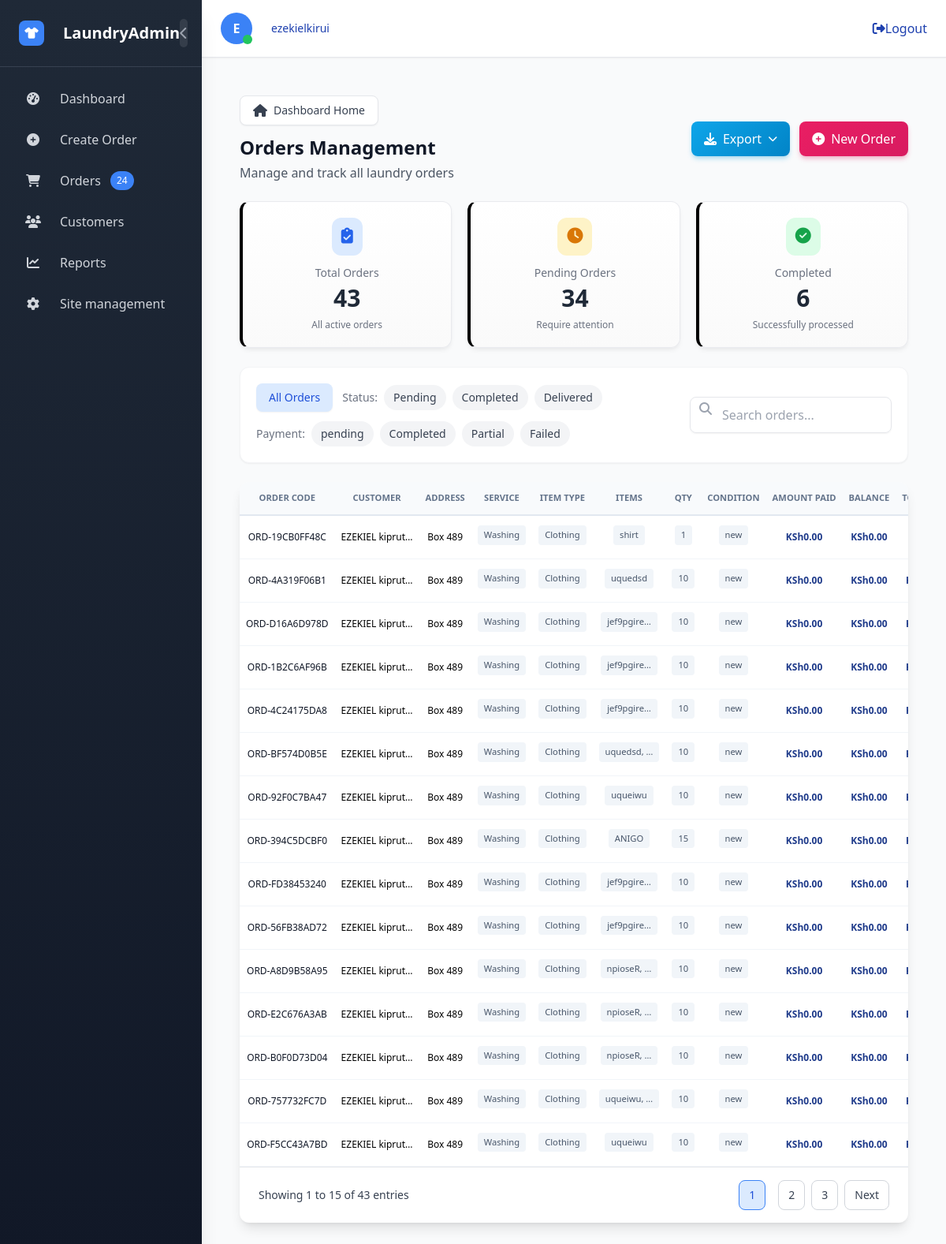
/Tables/ (signed in), run on an earlier commit of the app's database.
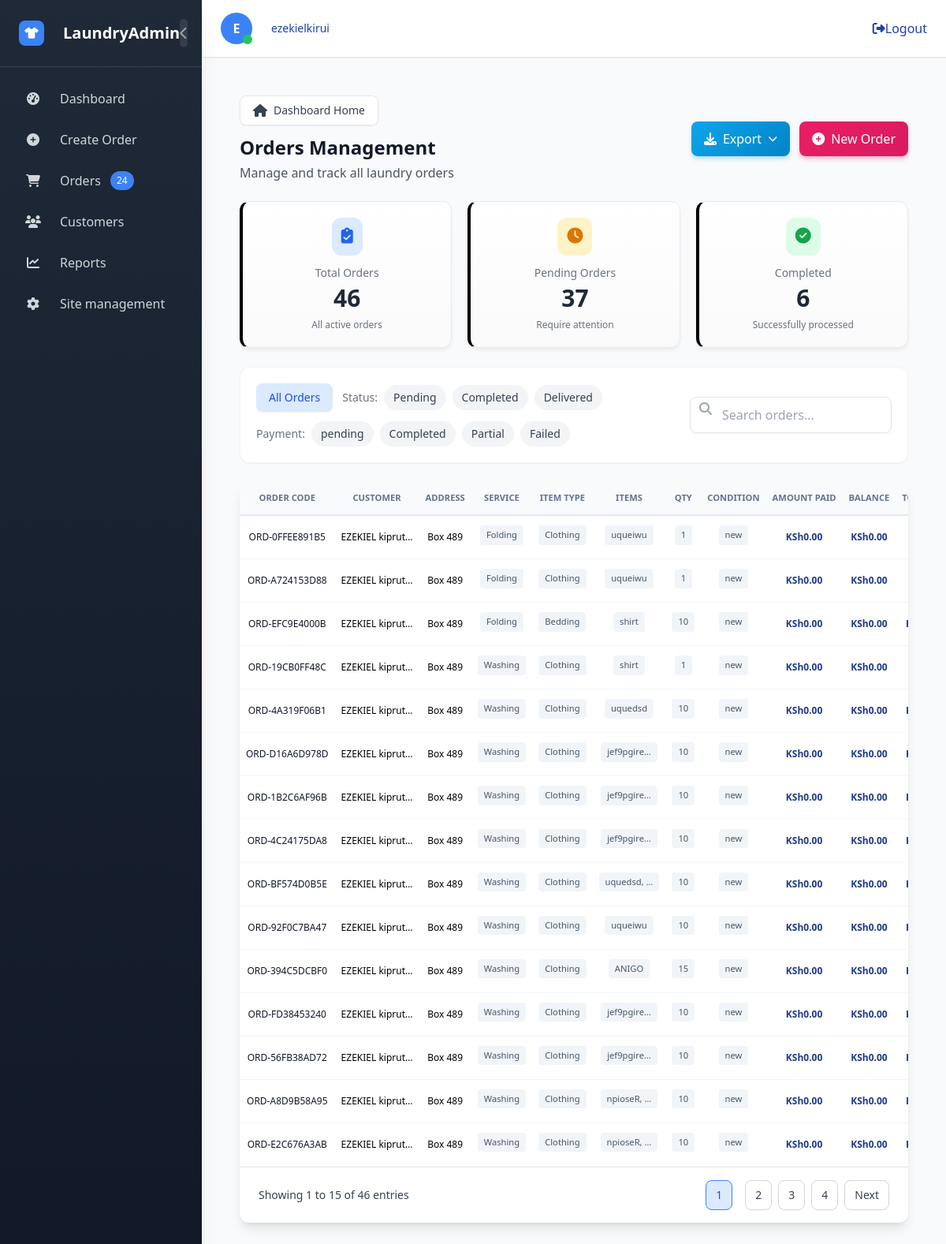
And on a later commit of the database.
### LaundryApp/models.py (models this page shows, shortened)
class Order(models.Model):
    customer = models.ForeignKey(
        Customer, on_delete=models.CASCADE, related_name='orders',
        help_text="The customer associated with this order."
    )
    uniquecode = models.CharField(max_length=20, unique=True, blank=True, null=False, editable=False)
    PAYMENT_TYPE_CHOICES = (
        ('cash', 'Cash'),
        ('mpesa', 'M-Pesa'),
        ('card', 'Credit/Debit Card'),
        ('bank_transfer', 'Bank Transfer'),
        ('other', 'Other'),
        ('pending_payment', 'Pending Payment'),
    )
    payment_type = models.CharField(max_length=50, choices=PAYMENT_TYPE_CHOICES, default='pending_payment', blank=True)
    PAYMENT_STATUS_CHOICES = (
        ('pending', 'pending'),
        ('completed', 'Completed'),
        ('partial', 'Partial'),
        ('failed', 'Failed'),
    )
    payment_status = models.CharField(max_length=50, choices=PAYMENT_STATUS_CHOICES, default='pending', blank=True)
    SHOP_CHOICE = (
        ('Shop A', 'Shop A'),
        ('Shop B', 'Shop B'),
    )
    shop = models.CharField(max_length=50, choices=SHOP_CHOICE, db_index=True)
    delivery_date = models.DateField(db_index=True)
    ORDER_STATUS_CHOICES = (
        ('pending', 'Pending'),
        ('Completed', 'Completed'),
         ('Delivered', 'Delivered'),
    )
    order_status = models.CharField(max_length=50, choices=ORDER_STATUS_CHOICES, default='pending', db_index=True)
    address = models.CharField(max_length=255, default='', blank=True)
    addressdetails = models.TextField(default='', blank=True)
    amount_paid = models.DecimalField(max_digits=12, decimal_places=2, default=0)
    total_price = models.DecimalField(max_digits=12, decimal_places=2, default=0, editable=False)
    balance = models.DecimalField(max_digits=12, decimal_places=2, default=0)
    created_at = models.DateTimeField(auto_now_add=True)
    previous_order_status = models.CharField(max_length=50, blank=True, null=True)
    class Meta:
        verbose_name = "Order"
        verbose_name_plural = "Orders"
        ordering = ['-created_at']

class Customer(models.Model):
    name = models.CharField(max_length=200)
    phone = PhoneNumberField(region="KE")
    created_by = models.ForeignKey(
        User,
        on_delete=models.SET_NULL,
        null=True,
        blank=True,
        related_name='created_customers'
    )

class OrderItem(models.Model):
    order = models.ForeignKey(
        Order, on_delete=models.CASCADE, related_name='items',
        help_text="The order this item belongs to."
    )
    SERVICE_TYPES = (
        ('Washing', 'Washing'),
        ('Folding', 'Folding'),
        ('Ironing', 'Ironing'),
        ('Dry cleaning', 'Dry cleaning'),
    )
    servicetype = models.CharField(max_length=50, choices=SERVICE_TYPES, default='Washing', db_index=True)
    ITEMS_CATEGORY = (
        ('Clothing', 'Clothing'),
        ('Bedding', 'Bedding'),
        ('Household items', 'Household items'),
        ('Footwares', 'Footwares'),
    )
    itemtype = models.CharField(max_length=50, choices=ITEMS_CATEGORY, default='Clothing')
    itemname = models.TextField()
    quantity = models.PositiveIntegerField(default=1)
    ITEM_CONDITION_CHOICES = (
        ('new', 'New'),
        ('Old', 'Old'),
        ('Torn', 'Torn'),
    )
    itemcondition = models.CharField(max_length=50, choices=ITEM_CONDITION_CHOICES, default='new', help_text="Condition of the item.")
    additional_info = models.TextField(blank=True, null=True)
    unit_price = models.DecimalField(max_digits=10, decimal_places=2)
    total_item_price = models.DecimalField(max_digits=12, decimal_places=2, default=0, editable=False)
    created_at = models.DateTimeField(auto_now_add=True)
    class Meta:
        verbose_name = "Order Item"
        verbose_name_plural = "Order Items"
        ordering = ['created_at']

### LaundryApp/views.py (the view, shortened to what this page needs)
# urls.py: path('Tables/', views.customordertable, name='customordertable'),
@login_required
def customordertable(request):
    orders = Order.objects.select_related('customer').prefetch_related(
        Prefetch('items', queryset=OrderItem.objects.only(
            'servicetype', 'itemname', 'quantity', 'itemtype',
            'itemcondition', 'total_item_price',
        ))
    ).only(
        'uniquecode', 'order_status', 'payment_status','payment_type',
        'shop', 'delivery_date', 'amount_paid', 'balance', 'total_price', 'created_at',
        'customer__name', 'customer__phone', 'address', 'addressdetails'
    ).exclude(order_status='delivered')  # Exclude delivered orders
    user_shops = get_user_shops(request)
    if user_shops is not None:  # Not superuser
        if user_shops:  # User has shop assignments
            orders = orders.filter(shop__in=user_shops)
        else:  # User has no shop assignments
            orders = orders.none()
    status_filter = request.GET.get('status', '')
    if status_filter:
        orders = orders.filter(order_status=status_filter)
    payment_filter = request.GET.get('payment', '')
    if payment_filter:
        orders = orders.filter(payment_status=payment_filter)
    search_query = request.GET.get('search', '')
    export_format = request.GET.get('export', '')
    orders = orders.order_by('-created_at')
    paginator = Paginator(orders, 15)  # Show 25 orders per page
    page_number = request.GET.get('page')
    try:
        page_obj = paginator.page(page_number)
    except PageNotAnInteger:
        page_obj = paginator.page(1)
    except EmptyPage:
        page_obj = paginator.page(paginator.num_pages)
    total_orders = orders.count()
    pending_orders = orders.filter(order_status='pending').count()
    completed_orders = orders.filter(order_status='Completed').count()
    order_status_choices = Order.ORDER_STATUS_CHOICES
    payment_status_choices = Order.PAYMENT_STATUS_CHOICES
    context = {
        'orders': page_obj,
        'total_orders': total_orders,
        'pending_orders': pending_orders,
        'completed_orders': completed_orders,
        'order_status_choices': order_status_choices,
        'payment_status_choices': payment_status_choices,
        'today': timezone.now().date(),
    }
    return render(request, 'Admin/orders_table.html', context)

### LaundryApp/views.py (called while the page is built, shortened)
def get_user_shops(request):
    if request.user.is_superuser:
        return None  # Superusers can access all shops

### LaundryApp/templates/Admin/orders_table.html (shortened to what the changed rows need)
{% extends '../home.html' %}
{% block content %}
<!DOCTYPE html>
<html lang="en">
<head>
    <script src="https://cdn.tailwindcss.com"></script>
    <link rel="stylesheet" href="https://cdnjs.cloudflare.com/ajax/libs/font-awesome/6.4.0/css/all.min.css">
</head>
<body class="min-h-screen bg-gray-50 font-inter">
    <div class="max-w-full mx-auto p-4 lg:p-6">
        <div class="flex flex-col sm:flex-row justify-between items-start sm:items-center mb-6 gap-4">
            <div>
                <h1 class="text-2xl font-bold text-gray-900">Orders Management</h1>
            </div>
        </div>
        <div class="grid grid-cols-1 md:grid-cols-3 gap-5 mb-6">
            <div class="stat-card p-5 border-l-blue-500">
                <div class="flex flex-col items-center text-center w-full">
                    <div class="p-3 bg-blue-100 rounded-xl mb-3">
                        <i class="fas fa-clipboard-check text-blue-600 text-xl"></i>
                    </div>
                    <p class="text-sm text-gray-500 font-medium">Total Orders</p>
                    <h3 class="text-3xl font-bold text-gray-800 mt-1">{{ total_orders }}</h3>
                    <p class="text-xs text-gray-500 mt-2">All active orders</p>
                </div>
            </div>
            <div class="stat-card p-5 border-l-amber-500">
                <div class="flex flex-col items-center text-center w-full">
                    <div class="p-3 bg-amber-100 rounded-xl mb-3">
                        <i class="fas fa-clock text-amber-600 text-xl"></i>
                    </div>
                    <p class="text-sm text-gray-500 font-medium">Pending Orders</p>
                    <h3 class="text-3xl font-bold text-gray-800 mt-1">{{ pending_orders }}</h3>
                    <p class="text-xs text-gray-500 mt-2">Require attention</p>
                </div>
            </div>
        </div>
        <div class="bg-white p-5 rounded-xl shadow-sm border border-gray-100 mb-6">
            <form method="get"
                class="flex flex-col md:flex-row justify-between w-full items-start md:items-center gap-4">
                <div class="flex flex-wrap gap-3">
                    <div class="flex flex-wrap items-center gap-2">
                        <span class="text-sm text-gray-500 font-medium">Status:</span>
                        {% for status_value, status_label in order_status_choices %}
                        <a href="?{% if request.GET.search %}search={{ request.GET.search }}&{% endif %}status={{ status_value }}{% if request.GET.payment %}&payment={{ request.GET.payment }}{% endif %}"
                            class="filter-pill px-3 py-1.5 {% if request.GET.status == status_value %}bg-{% if status_value == 'pending' %}yellow{% elif status_value == 'processing' %}blue{% elif status_value == 'Completed' %}green{% else %}gray{% endif %}-100 text-{% if status_value == 'pending' %}yellow{% elif status_value == 'processing' %}blue{% elif status_value == 'Completed' %}green{% else %}gray{% endif %}-700 shadow-sm{% else %}bg-gray-100 text-gray-700{% endif %} rounded-full text-sm font-medium">
                            {{ status_label }}
                        </a>
                        {% endfor %}
                    </div>
                    <div class="flex flex-wrap items-center gap-2">
                        <span class="text-sm text-gray-500 font-medium">Payment:</span>
                        {% for payment_value, payment_label in payment_status_choices %}
                        <a href="?{% if request.GET.search %}search={{ request.GET.search }}&{% endif %}payment={{ payment_value }}{% if request.GET.status %}&status={{ request.GET.status }}{% endif %}"
                            class="filter-pill px-3 py-1.5 {% if request.GET.payment == payment_value %}bg-{% if payment_value == 'pending' %}red{% elif payment_value == 'partial' %}yellow{% elif payment_value == 'completed' %}green{% else %}gray{% endif %}-100 text-{% if payment_value == 'pending' %}red{% elif payment_value == 'partial' %}yellow{% elif payment_value == 'completed' %}green{% else %}gray{% endif %}-700 shadow-sm{% else %}bg-gray-100 text-gray-700{% endif %} rounded-full text-sm font-medium">
                            {{ payment_label }}
                        </a>
                        {% endfor %}
                    </div>
                </div>
            </form>
        </div>
        <div class="bg-white rounded-xl overflow-hidden shadow-lg">
            <div class="overflow-x-auto">
                <table class="compact-table">
                    <thead>
                        <tr>
                            <th class="w-[100px]">Order Code</th>
                            <th class="w-[120px]">Customer</th>
                            <th class="w-[150px]">Address</th>
                            <th class="w-[100px]">Service</th>
                            <th class="w-[100px]">Item Type</th>
                            <th class="w-[120px]">Items</th>
                            <th class="w-[80px]">Qty</th>
                            <th class="w-[100px]">Condition</th>
                            <th class="w-[100px]">Amount Paid</th>
                            <th class="w-[100px]">Balance</th>
                            <th class="w-[100px]">Total Billed</th>
                        </tr>
                    </thead>
                    <tbody>
                        {% for order in orders %}
                        <tr class="hover:bg-gray-50 transition-colors duration-150">
                            <td>
                                <div class="font-medium text-gray-900 text-xs">{{ order.uniquecode }}</div>
                            </td>
                            <td>
                                <div class="text-xs">{{ order.customer.name|truncatechars:15 }}</div>
                            </td>
                            <td>
                                <div class="text-xs">{{ order.address|truncatewords:2 }}</div>
                            </td>
                            <td>
                                {% for item in order.items.all|slice:":1" %}
                                <span class="item-pill">{{ item.servicetype }}</span>
                                {% endfor %}
                            </td>
                            <td>
                                {% for item in order.items.all|slice:":1" %}
                                <span class="item-pill">{{ item.itemtype }}</span>
                                {% endfor %}
                            </td>
                            <td>
                                {% for item in order.items.all|slice:":1" %}
                                <span class="item-pill">{{ item.itemname|truncatechars:10 }}</span>
                                {% endfor %}
                            </td>
                            <td>
                                {% for item in order.items.all|slice:":1" %}
                                <span class="item-pill">{{ item.quantity }}</span>
                                {% endfor %}
                            </td>
                            <td>
                                {% for item in order.items.all|slice:":1" %}
                                <span
                                    class="item-pill {% if item.itemcondition == 'new' %}bg-green-100 text-green-800{% elif item.itemcondition == 'Old' %}bg-yellow-100 text-yellow-800{% elif item.itemcondition == 'Torn' %}bg-red-100 text-red-800{% endif %}">
                                    {{ item.itemcondition|slice:":3" }}
                                </span>
                                {% endfor %}
                            </td>
                            <td class="font-semibold text-blue-900">
                                <div class="text-xs">KSh{{ order.amount_paid }}</div>
                            </td>
                            <td class="font-semibold text-blue-900">
                                <div class="text-xs">KSh{{ order.balance }}</div>
                            </td>
                            <td class="font-semibold text-blue-900">
                                <div class="text-xs">KSh{{ order.total_price }}</div>
                            </td>
                        </tr>
                        {% endfor %}
                    </tbody>
                </table>
            </div>
            {% if orders.has_other_pages %}
            <div class="px-6 py-4 border-t border-gray-200">
                <div class="flex flex-col sm:flex-row items-center justify-between gap-4">
                    <div class="text-sm text-gray-700">
                        Showing {{ orders.start_index }} to {{ orders.end_index }} of {{ orders.paginator.count }}
                        entries
                    </div>
                    <div class="flex space-x-2">
                        {% for i in orders.paginator.page_range %}
                        {% if orders.number == i %}
                        <span
                            class="px-3 py-2 border border-blue-500 bg-blue-100 text-blue-700 rounded-lg text-sm font-medium">
                            {{ i }}
                        </span>
                        {% else %}
                        <a href="?page={{ i }}"
                            class="px-3 py-2 border border-gray-300 rounded-lg text-sm font-medium text-gray-700 hover:bg-gray-50 transition-colors duration-200">
                            {{ i }}
                        </a>
                        {% endif %}
                        {% endfor %}
                        {% if orders.has_next %}
                        <a href="?page={{ orders.next_page_number }}"
                            class="px-3 py-2 border border-gray-300 rounded-lg text-sm font-medium text-gray-700 hover:bg-gray-50 transition-colors duration-200">
                            Next
                        </a>
                        {% endif %}
                    </div>
                </div>
            </div>
            {% endif %}
        </div>
    </div>
</body>
</html>
{% endblock %}

What changed in the data, as far as the page shows it:
no longer on this page (row unchanged): Order: uniquecode "ORD-B0F0D73D04", customer.name "EZEKIEL kiprut…", address "Box 489", amount_paid "0.00", balance "0.00"
no longer on this page (row unchanged): OrderItem: servicetype "Washing", itemtype "Clothing", itemname "npioseR, …", quantity "10", itemcondition "new"
no longer on this page (row unchanged): Order: uniquecode "ORD-757732FC7D", customer.name "EZEKIEL kiprut…", address "Box 489", amount_paid "0.00", balance "0.00"
no longer on this page (row unchanged): OrderItem: servicetype "Washing", itemtype "Clothing", itemname "uqueiwu, …", quantity "10", itemcondition "new"
no longer on this page (row unchanged): Order: uniquecode "ORD-F5CC43A7BD", customer.name "EZEKIEL kiprut…", address "Box 489", amount_paid "0.00", balance "0.00"
no longer on this page (row unchanged): OrderItem: servicetype "Washing", itemtype "Clothing", itemname "uqueiwu", quantity "10", itemcondition "new"
added Order: uniquecode "ORD-0FFEE891B5", customer.name "EZEKIEL kiprut…", address "Box 489", amount_paid "0.00", balance "0.00"
added OrderItem: servicetype "Folding", itemtype "Clothing", itemname "uqueiwu", quantity "1", itemcondition "new"
added Order: uniquecode "ORD-A724153D88", customer.name "EZEKIEL kiprut…", address "Box 489", amount_paid "0.00", balance "0.00"
added OrderItem: servicetype "Folding", itemtype "Clothing", itemname "uqueiwu", quantity "1", itemcondition "new"
added Order: uniquecode "ORD-EFC9E4000B", customer.name "EZEKIEL kiprut…", address "Box 489", amount_paid "0.00", balance "0.00"
added OrderItem: servicetype "Folding", itemtype "Bedding", itemname "shirt", quantity "10", itemcondition "new"
Also different on the page:
{{ total_orders }}: "43" → "46"
{{ pending_orders }}: "34" → "37"
{{ orders.paginator.count }}: "43" → "46"
new list line: "4"
